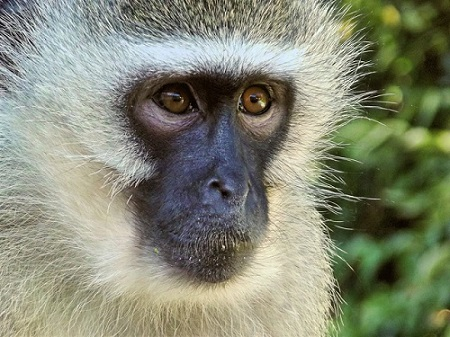
#> input picture Ch2/monkey.jpg, 450 x 337 px
$ python Ch2_09.py
#> lines starting #> are read from the running program, lines starting #| are printed output that depends on the picture
import cv2
img = cv2.imread("monkey.jpg",1)
#> img is the input picture: shape (337, 450, 3); mean B, G, R 116.5, 136.5, 132.4
img_half = cv2.resize(img, (0,0), fx=0.5, fy=0.5)
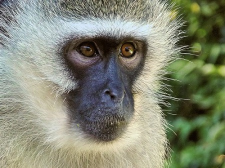
#> img_half: shape (168, 225, 3); mean B, G, R 116.6, 136.6, 132.5
img_stretch = cv2.resize(img, (600,600))
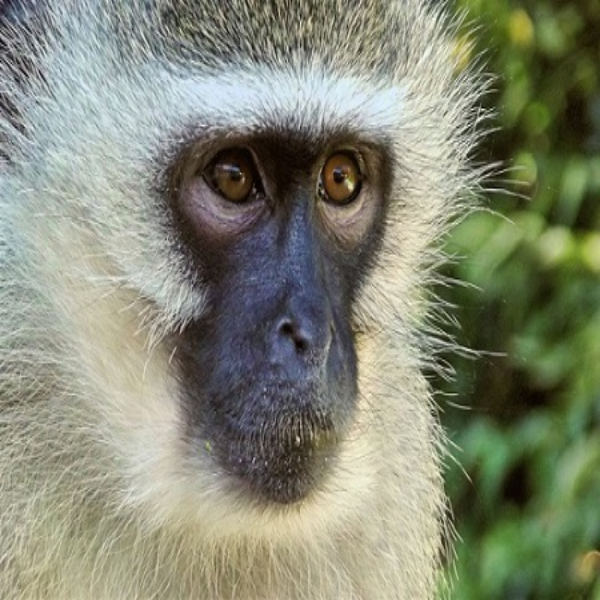
#> img_stretch: shape (600, 600, 3); mean B, G, R 116.4, 136.3, 132.3
cv2.imshow("Half",img_half)
cv2.imshow("Stretch",img_stretch)
M = cv2.getRotationMatrix2D((0,0), -30, 1)
rotated = cv2.warpAffine(img, M, (img.shape[1], img.shape[0]))
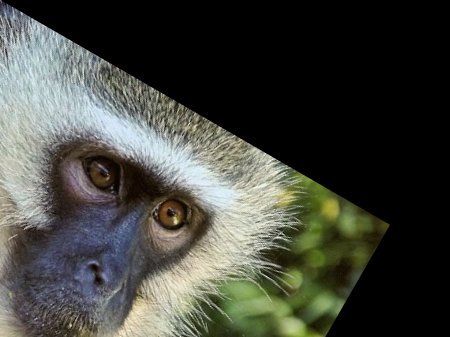
#> rotated: shape (337, 450, 3); mean B, G, R 61.6, 68.9, 67.1
cv2.imshow("Rotated",rotated)
cv2.waitKey(0)
cv2.destroyAllWindows()

$ run again, with Ch2/panda.jpg copied over Ch2/monkey.jpg
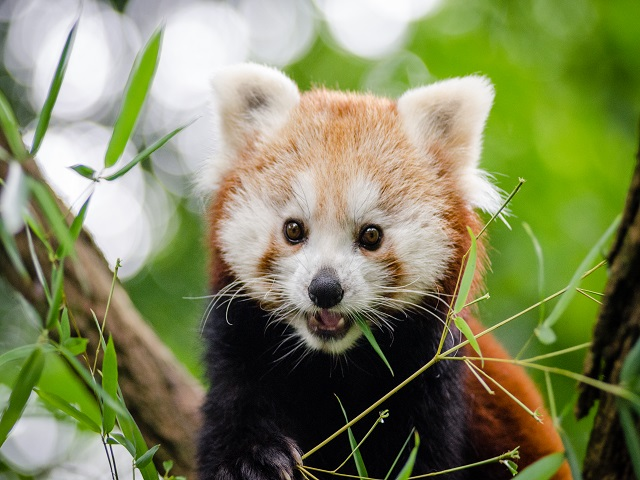
#> input picture Ch2/panda.jpg, 640 x 480 px
#> img is the input picture: shape (480, 640, 3); mean B, G, R 92.3, 134.4, 128.3
#> `img_stretch = cv2.resize(img, (600,600))`:
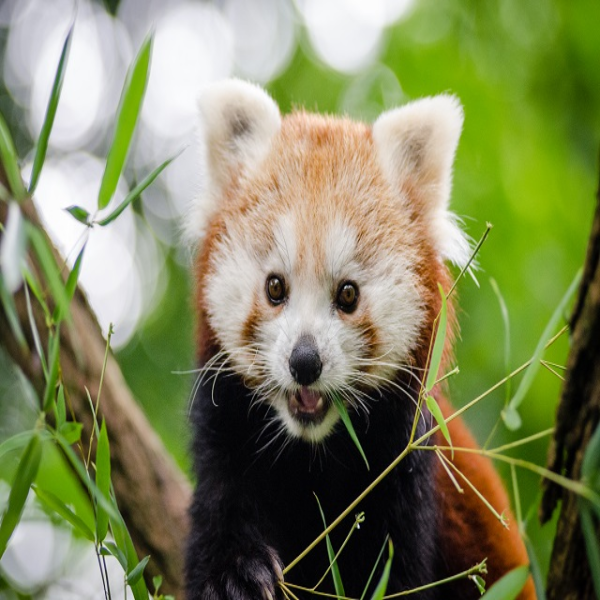
#> img_stretch: shape (600, 600, 3); mean B, G, R 92.2, 134.3, 128.2
#> `rotated = cv2.warpAffine(img, M, (img.shape[1], img.shape[0]))`:
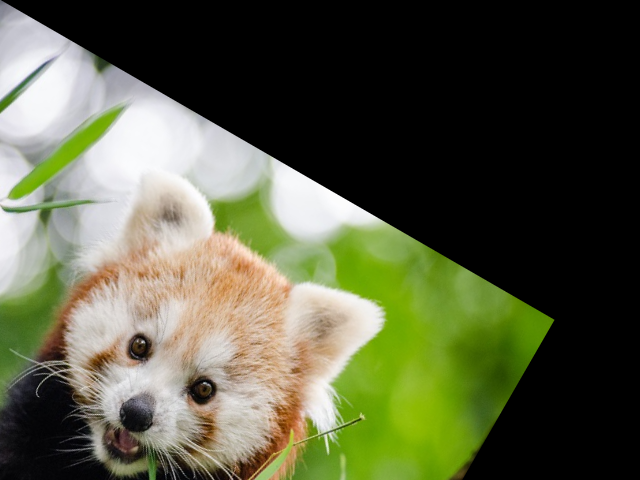
#> rotated: shape (480, 640, 3); mean B, G, R 65.9, 91, 87.4
